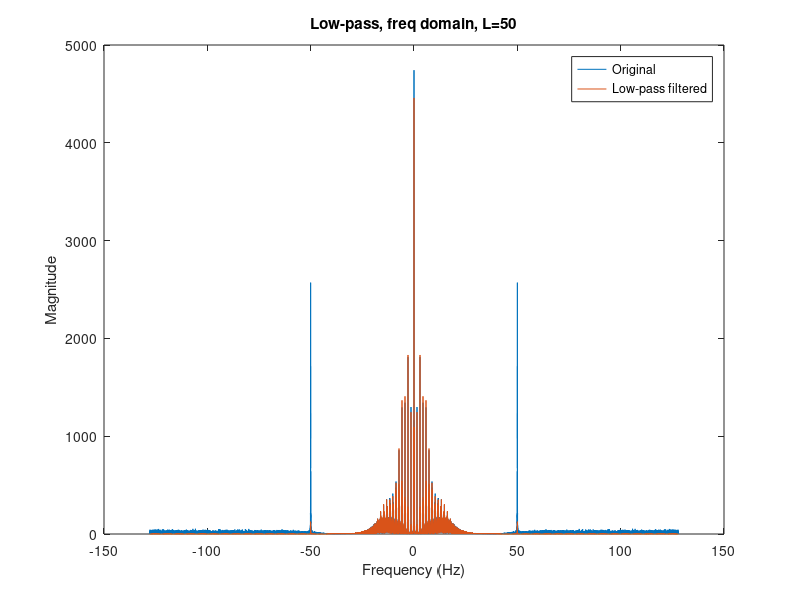
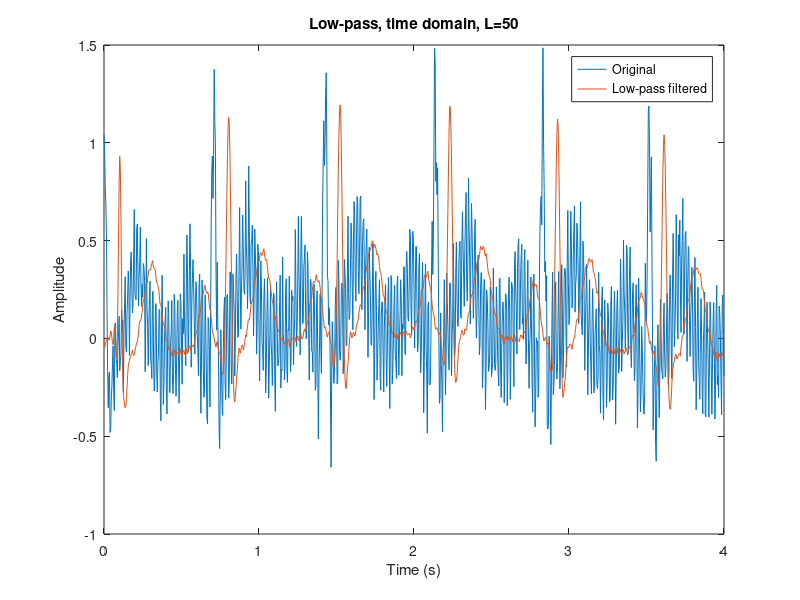
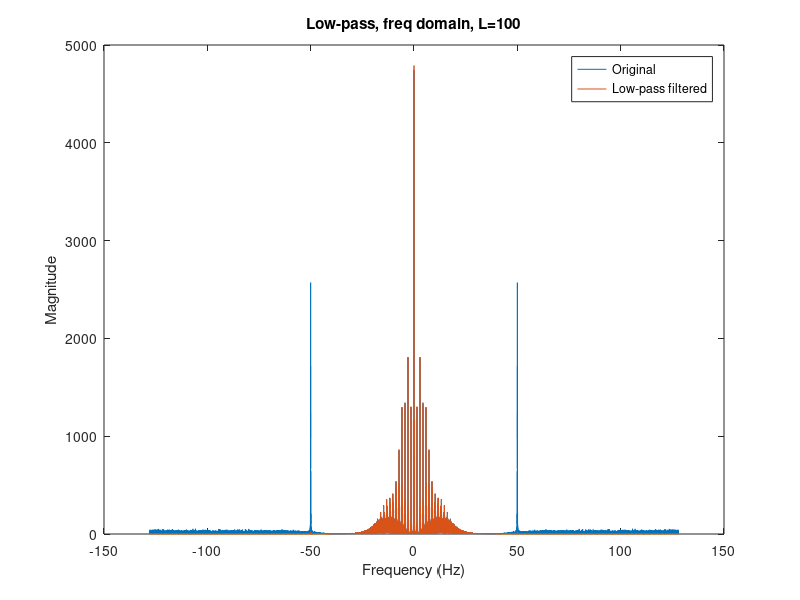
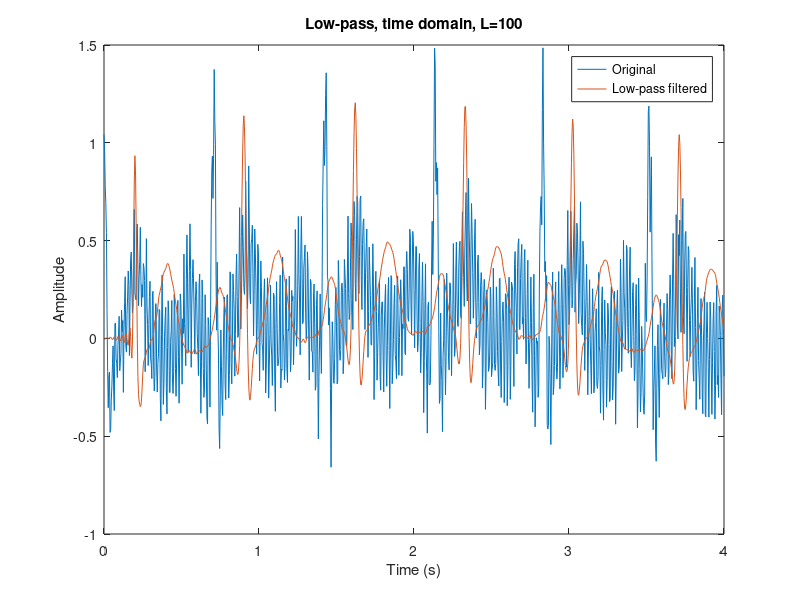

The MATLAB source for these figures, in order:
Fs = 256;
load('ECG.mat');
x = ECG(:);
N = length(x);

% Low-pass design: keep ≤ 40 Hz
fc_Hz = 40;
wc    = 2*pi*fc_Hz/Fs;      % rad/sample
fc    = wc/pi;              % normalized (fraction of pi)

delta = 0.02;               % small transition width (normalized)

% [0, fc-delta] pass, [fc+delta, 1] stop
Flp = [0         fc-delta   fc+delta   1];
Alp = [1         1          0          0];

L = [50 100 200];
h_lp = cell(1,3);
y_lp = cell(1,3);

for k = 1:3
    h_lp{k} = firpm(L(k)-1, Flp, Alp);   % low-pass filter
    y_lp{k} = conv(x, h_lp{k}, 'full');  % filtered signal
end

f = (-floor(N/2):(N-1-floor(N/2)))*(Fs/N);
X = fft(x);

for k = 1:3
    Y = fft(y_lp{k}, N);

    % (b) Frequency domain
    figure;
    plot(f, fftshift(abs(X))); hold on;
    plot(f, fftshift(abs(Y)));
    xlabel('Frequency (Hz)');
    ylabel('Magnitude');
    legend('Original','Low-pass filtered');
    title(sprintf('Low-pass, freq domain, L=%d', L(k)));

    % (d) Time domain 
    t  = (0:N-1)/Fs;
    ty = (0:length(y_lp{k})-1)/Fs;
    tmax = 4;

    figure;
    plot(t(t<=tmax), x(t<=tmax)); hold on;
    plot(ty(ty<=tmax), y_lp{k}(ty<=tmax));
    xlabel('Time (s)');
    ylabel('Amplitude');
    legend('Original','Low-pass filtered');
    title(sprintf('Low-pass, time domain, L=%d', L(k)));
end
